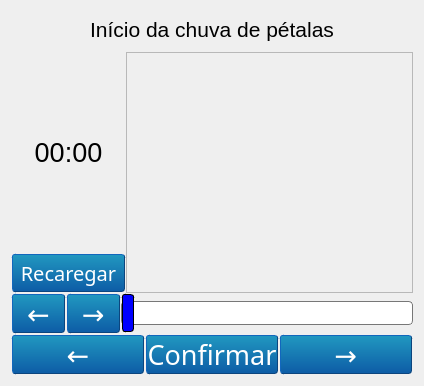
<?xml version="1.0" encoding="UTF-8"?>
<ui version="4.0">
 <class>Form</class>
 <widget class="QWidget" name="Form">
  <property name="geometry">
   <rect>
    <x>0</x>
    <y>0</y>
    <width>424</width>
    <height>386</height>
   </rect>
  </property>
  <property name="windowTitle">
   <string>Form</string>
  </property>
  <property name="styleSheet">
   <string notr="true">QSlider::groove:horizontal {
border: 1px solid #bbb;
background: white;
height: 50px;
border-radius: 4px;
}

QSlider::sub-page:horizontal {
background: qlineargradient(x1: 0, y1: 0,    x2: 0, y2: 1,
    stop: 0 #66e, stop: 1 #bbf);
background: qlineargradient(x1: 0, y1: 0.2, x2: 1, y2: 1,
    stop: 0 #bbf, stop: 1 #55f);
border: 1px solid #777;
height: 10px;
border-radius: 4px;
}

QSlider::add-page:horizontal {
background: #fff;
border: 1px solid #777;
height: 10px;
border-radius: 4px;
}

QSlider::handle:horizontal {
background: qlineargradient(x1:0, y1:0, x2:1, y2:1,
    stop:0 #eee, stop:1 #ccc);
border: 1px solid #777;
width: 13px;
margin-top: -2px;
margin-bottom: -2px;
border-radius: 4px;
}

QSlider::handle:horizontal:hover {
background: qlineargradient(x1:0, y1:0, x2:1, y2:1,
    stop:0 #fff, stop:1 #ddd);
border: 1px solid #444;
border-radius: 4px;
}

QSlider::sub-page:horizontal:disabled {
background: #bbb;
border-color: #999;
}

QSlider::add-page:horizontal:disabled {
background: #eee;
border-color: #999;
}

QSlider::handle:horizontal:disabled {
background: #eee;
border: 1px solid #aaa;
border-radius: 4px;
}</string>
  </property>
  <layout class="QGridLayout" name="gridLayout">
   <item row="0" column="0">
    <widget class="QWidget" name="widget" native="true">
     <property name="sizePolicy">
      <sizepolicy hsizetype="Expanding" vsizetype="Expanding">
       <horstretch>0</horstretch>
       <verstretch>0</verstretch>
      </sizepolicy>
     </property>
     <layout class="QGridLayout" name="gridLayout_2">
      <property name="leftMargin">
       <number>0</number>
      </property>
      <property name="topMargin">
       <number>0</number>
      </property>
      <property name="rightMargin">
       <number>0</number>
      </property>
      <property name="bottomMargin">
       <number>0</number>
      </property>
      <property name="spacing">
       <number>0</number>
      </property>
      <item row="0" column="0">
       <layout class="QVBoxLayout" name="layout_show_video">
        <item>
         <layout class="QGridLayout" name="gridLayout_28" rowstretch="1,0">
          <property name="topMargin">
           <number>6</number>
          </property>
          <property name="horizontalSpacing">
           <number>0</number>
          </property>
          <property name="verticalSpacing">
           <number>10</number>
          </property>
          <item row="1" column="1">
           <layout class="QGridLayout" name="gridLayout_29">
            <item row="0" column="0">
             <widget class="QFrame" name="frame_video">
              <property name="sizePolicy">
               <sizepolicy hsizetype="Expanding" vsizetype="Preferred">
                <horstretch>0</horstretch>
                <verstretch>0</verstretch>
               </sizepolicy>
              </property>
              <property name="frameShape">
               <enum>QFrame::StyledPanel</enum>
              </property>
              <property name="frameShadow">
               <enum>QFrame::Raised</enum>
              </property>
             </widget>
            </item>
           </layout>
          </item>
          <item row="1" column="0">
           <layout class="QVBoxLayout" name="verticalLayout_8" stretch="2,0">
            <item>
             <widget class="QLabel" name="labelDuration2">
              <property name="sizePolicy">
               <sizepolicy hsizetype="Minimum" vsizetype="Minimum">
                <horstretch>0</horstretch>
                <verstretch>0</verstretch>
               </sizepolicy>
              </property>
              <property name="font">
               <font>
                <pointsize>20</pointsize>
               </font>
              </property>
              <property name="text">
               <string>00:00</string>
              </property>
              <property name="alignment">
               <set>Qt::AlignCenter</set>
              </property>
             </widget>
            </item>
            <item>
             <widget class="QPushButton" name="refresh_button">
              <property name="minimumSize">
               <size>
                <width>115</width>
                <height>40</height>
               </size>
              </property>
              <property name="styleSheet">
               <string notr="true">    QPushButton
    {
    font: 15pt Aria, boldl;
    margin: 1px;
    border-color: #0c457e;
    border-style: outset;
    border-radius: 3px;
    border-width: 1px;
    color: white;
    background-color: qlineargradient(x1: 0, y1: 0, x2: 0, y2: 1, stop: 0 #2198c0, stop: 1 #0d5ca6);
    }

    QPushButton:pressed
    {
    background-color: qlineargradient(x1: 0, y1: 0, x2: 0, y2: 1, stop: 0 #0d5ca6, stop: 1 #2198c0);
    }</string>
              </property>
              <property name="text">
               <string>Recaregar</string>
              </property>
             </widget>
            </item>
           </layout>
          </item>
          <item row="0" column="0" colspan="2">
           <widget class="QLabel" name="label_config_video">
            <property name="sizePolicy">
             <sizepolicy hsizetype="Expanding" vsizetype="Fixed">
              <horstretch>0</horstretch>
              <verstretch>0</verstretch>
             </sizepolicy>
            </property>
            <property name="font">
             <font>
              <pointsize>16</pointsize>
             </font>
            </property>
            <property name="text">
             <string>Início da chuva de pétalas</string>
            </property>
            <property name="alignment">
             <set>Qt::AlignCenter</set>
            </property>
           </widget>
          </item>
         </layout>
        </item>
        <item>
         <layout class="QHBoxLayout" name="horizontalLayout_15">
          <item>
           <widget class="QPushButton" name="step_retroceder">
            <property name="minimumSize">
             <size>
              <width>55</width>
              <height>40</height>
             </size>
            </property>
            <property name="styleSheet">
             <string notr="true">    QPushButton
    {
    font: 20pt Aria, boldl;
    margin: 1px;
    border-color: #0c457e;
    border-style: outset;
    border-radius: 3px;
    border-width: 1px;
    color: white;
    background-color: qlineargradient(x1: 0, y1: 0, x2: 0, y2: 1, stop: 0 #2198c0, stop: 1 #0d5ca6);
    }

    QPushButton:pressed
    {
    background-color: qlineargradient(x1: 0, y1: 0, x2: 0, y2: 1, stop: 0 #0d5ca6, stop: 1 #2198c0);
    }</string>
            </property>
            <property name="text">
             <string>←</string>
            </property>
           </widget>
          </item>
          <item>
           <widget class="QPushButton" name="step_avancar">
            <property name="sizePolicy">
             <sizepolicy hsizetype="Preferred" vsizetype="Fixed">
              <horstretch>0</horstretch>
              <verstretch>0</verstretch>
             </sizepolicy>
            </property>
            <property name="minimumSize">
             <size>
              <width>55</width>
              <height>40</height>
             </size>
            </property>
            <property name="styleSheet">
             <string notr="true">    QPushButton
    {
    font: 20pt Aria, boldl;
    margin: 1px;
    border-color: #0c457e;
    border-style: outset;
    border-radius: 3px;
    border-width: 1px;
    color: white;
    background-color: qlineargradient(x1: 0, y1: 0, x2: 0, y2: 1, stop: 0 #2198c0, stop: 1 #0d5ca6);
    }

    QPushButton:pressed
    {
    background-color: qlineargradient(x1: 0, y1: 0, x2: 0, y2: 1, stop: 0 #0d5ca6, stop: 1 #2198c0);
    }</string>
            </property>
            <property name="text">
             <string>→</string>
            </property>
           </widget>
          </item>
          <item>
           <widget class="QSlider" name="sliderVideo2">
            <property name="sizePolicy">
             <sizepolicy hsizetype="Expanding" vsizetype="Preferred">
              <horstretch>0</horstretch>
              <verstretch>0</verstretch>
             </sizepolicy>
            </property>
            <property name="minimumSize">
             <size>
              <width>0</width>
              <height>0</height>
             </size>
            </property>
            <property name="layoutDirection">
             <enum>Qt::LeftToRight</enum>
            </property>
            <property name="styleSheet">
             <string notr="true">QSlider::groove:horizontal {
				border: 1px solid;
				background-color: grey;
				height: 2px;
				margin: 10px 0px;
			}
			QSlider::handle:horizontal {
				background-color: blue;
				border: 1px solid;
				border-style: outset;
				border-radius: 3px;
				height: 5px;
				width: 10px; 
				margin: -18px 0px;
			}</string>
            </property>
            <property name="pageStep">
             <number>1</number>
            </property>
            <property name="orientation">
             <enum>Qt::Horizontal</enum>
            </property>
            <property name="invertedAppearance">
             <bool>false</bool>
            </property>
            <property name="tickPosition">
             <enum>QSlider::NoTicks</enum>
            </property>
            <property name="tickInterval">
             <number>1</number>
            </property>
           </widget>
          </item>
         </layout>
        </item>
        <item>
         <layout class="QHBoxLayout" name="horizontalLayout_14">
          <item>
           <widget class="QPushButton" name="pushButton_4">
            <property name="styleSheet">
             <string notr="true">    QPushButton
    {
    font: 20pt Aria, boldl;
    margin: 1px;
    border-color: #0c457e;
    border-style: outset;
    border-radius: 3px;
    border-width: 1px;
    color: white;
    background-color: qlineargradient(x1: 0, y1: 0, x2: 0, y2: 1, stop: 0 #2198c0, stop: 1 #0d5ca6);
    }

    QPushButton:pressed
    {
    background-color: qlineargradient(x1: 0, y1: 0, x2: 0, y2: 1, stop: 0 #0d5ca6, stop: 1 #2198c0);
    }</string>
            </property>
            <property name="text">
             <string notr="true">←</string>
            </property>
           </widget>
          </item>
          <item>
           <widget class="QPushButton" name="pushButton_5">
            <property name="styleSheet">
             <string notr="true">    QPushButton
    {
    font: 20pt Aria, boldl;
    margin: 1px;
    border-color: #0c457e;
    border-style: outset;
    border-radius: 3px;
    border-width: 1px;
    color: white;
    background-color: qlineargradient(x1: 0, y1: 0, x2: 0, y2: 1, stop: 0 #2198c0, stop: 1 #0d5ca6);
    }

    QPushButton:pressed
    {
    background-color: qlineargradient(x1: 0, y1: 0, x2: 0, y2: 1, stop: 0 #0d5ca6, stop: 1 #2198c0);
    }</string>
            </property>
            <property name="text">
             <string notr="true">Confirmar</string>
            </property>
           </widget>
          </item>
          <item>
           <widget class="QPushButton" name="pushButton_6">
            <property name="styleSheet">
             <string notr="true">    QPushButton
    {
    font: 20pt Aria, boldl;
    margin: 1px;
    border-color: #0c457e;
    border-style: outset;
    border-radius: 3px;
    border-width: 1px;
    color: white;
    background-color: qlineargradient(x1: 0, y1: 0, x2: 0, y2: 1, stop: 0 #2198c0, stop: 1 #0d5ca6);
    }

    QPushButton:pressed
    {
    background-color: qlineargradient(x1: 0, y1: 0, x2: 0, y2: 1, stop: 0 #0d5ca6, stop: 1 #2198c0);
    }</string>
            </property>
            <property name="text">
             <string notr="true">→</string>
            </property>
           </widget>
          </item>
         </layout>
        </item>
       </layout>
      </item>
     </layout>
    </widget>
   </item>
  </layout>
 </widget>
 <resources/>
 <connections/>
</ui>
